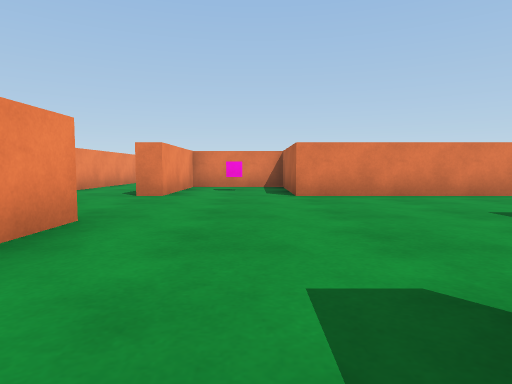
view 1 (above)

24 first-person views from a walk through a scene from a Unity 3-D project. The camera is 0.51 m above the floor, tilts 4° down and sees 75° across. The floor is counted in squares, 1 m on a side. Each view is taken from the middle of a square. On the plan, view 1 faces up. The plan holds only what a view shows up to about 9 squares ahead; the rest is blank. The place goes on beyond the plan. The player is left out.

view 2
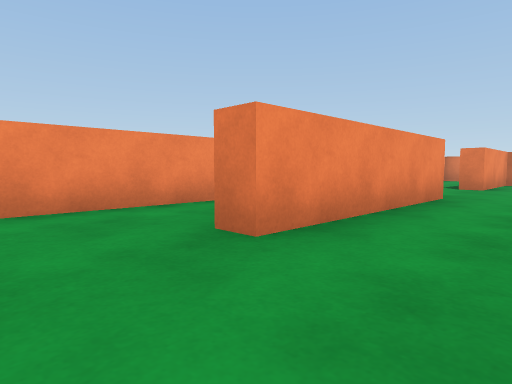

view 3
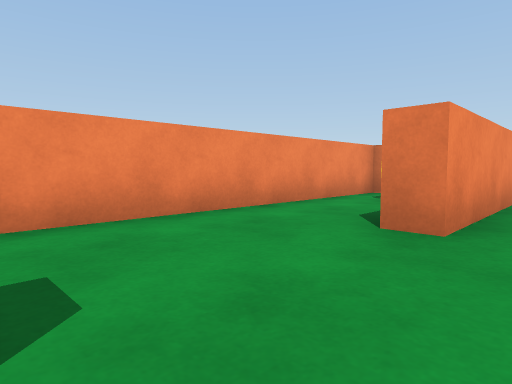

view 4
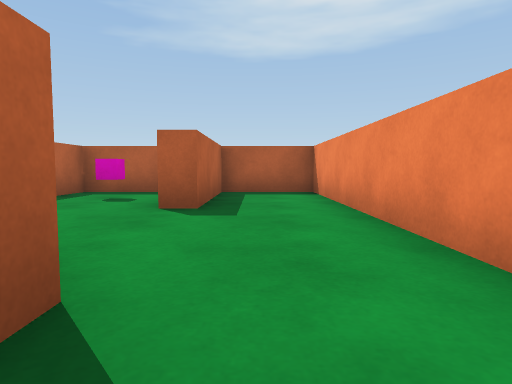

view 5
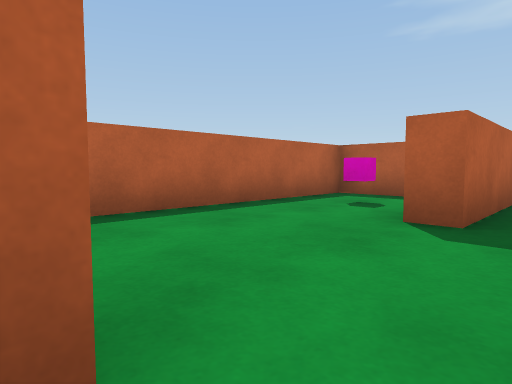

view 6
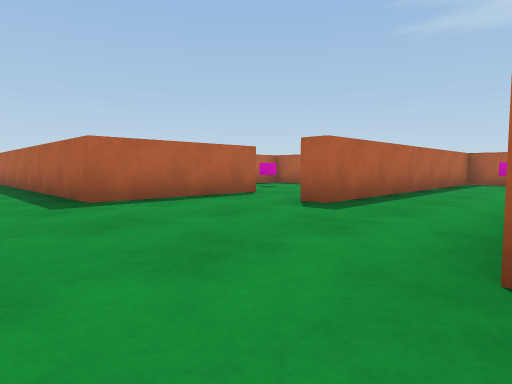

view 7
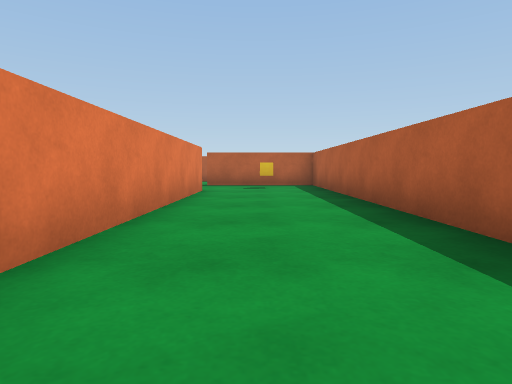

view 8
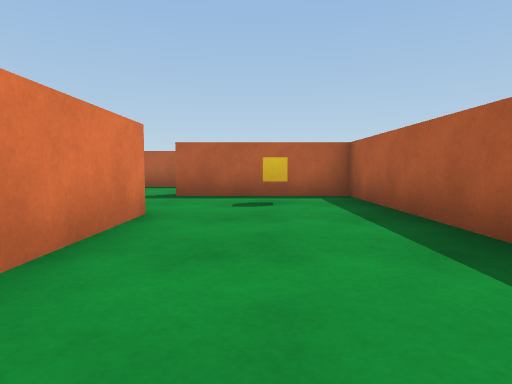

view 9
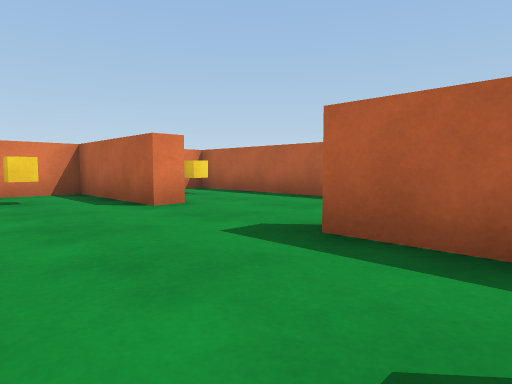

view 10
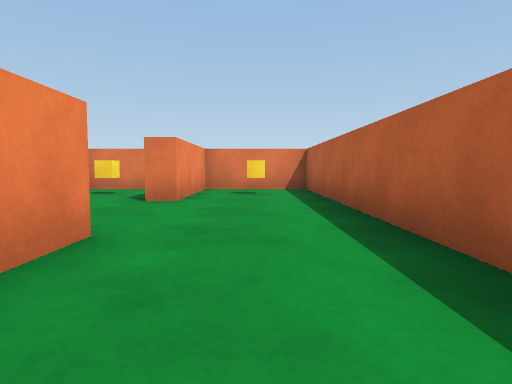

view 11
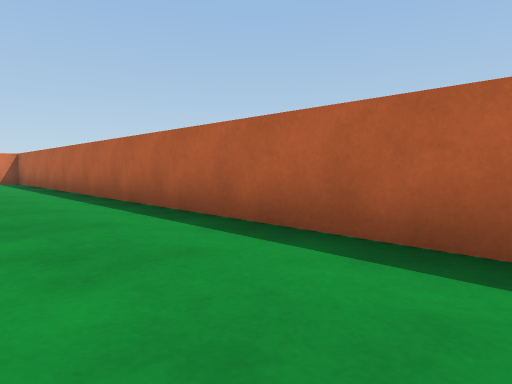

view 12
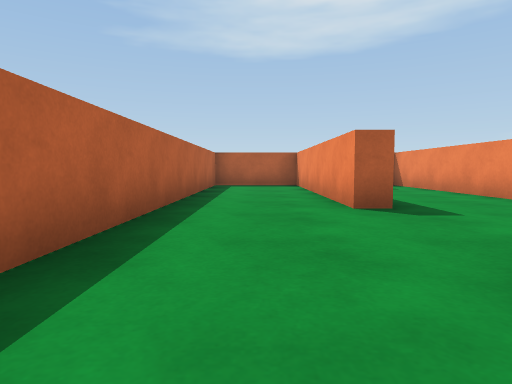

view 13
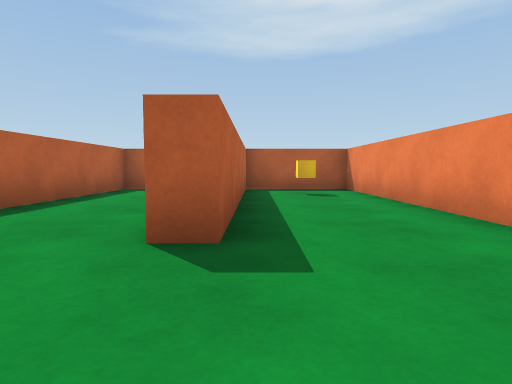

view 14
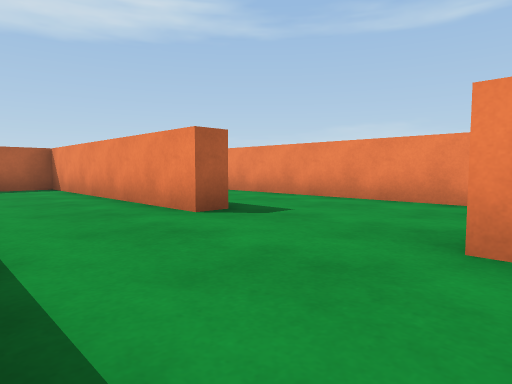

view 15
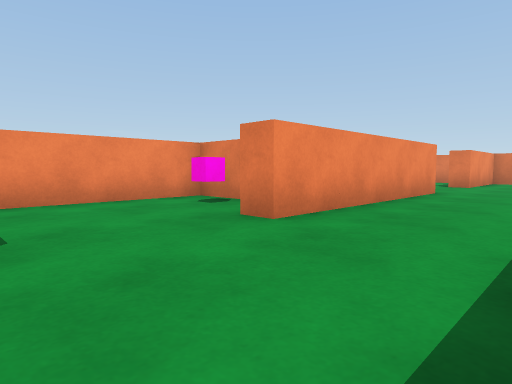

view 16
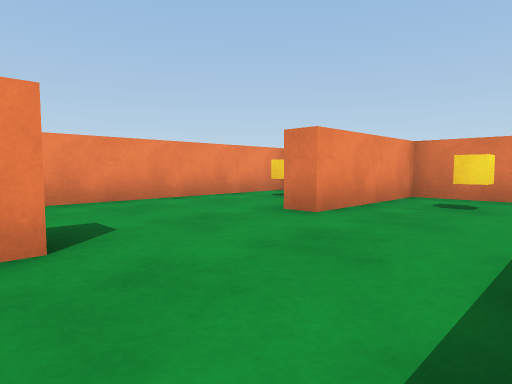

view 17
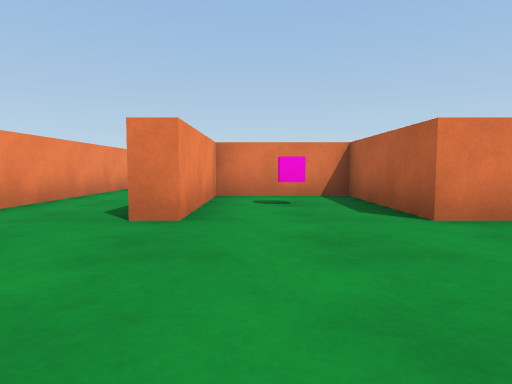

view 18
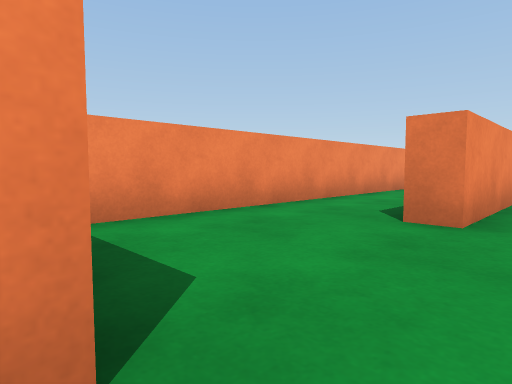

view 19
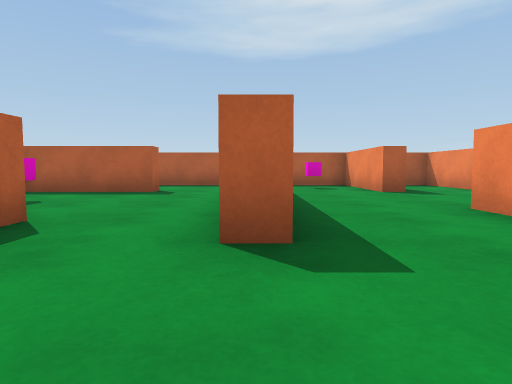

view 20
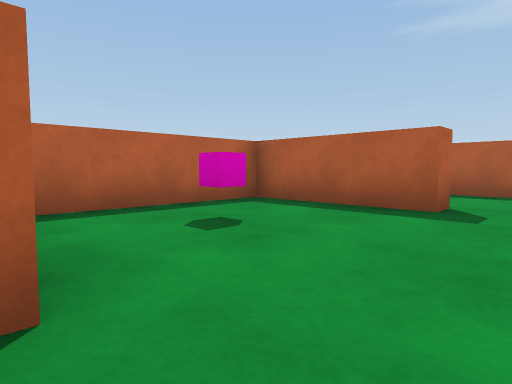

view 21
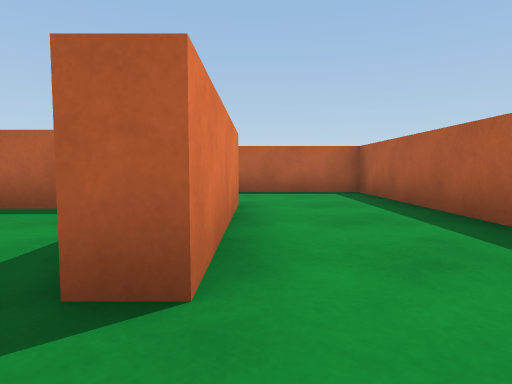

view 22
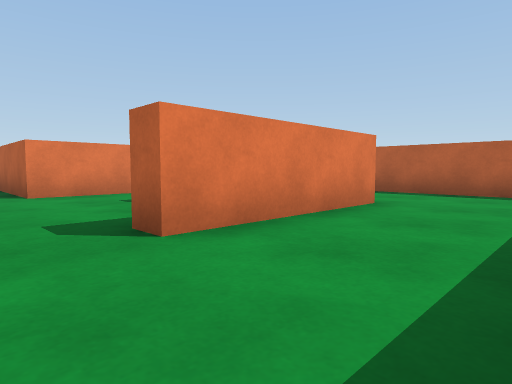

view 23
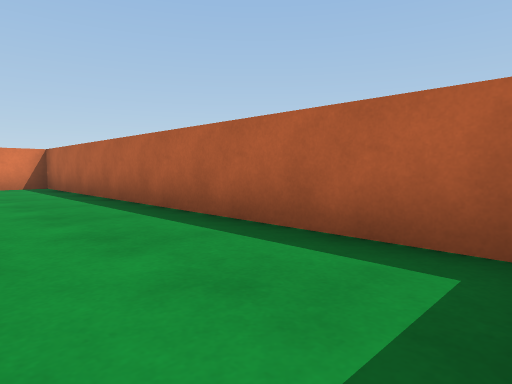

view 24
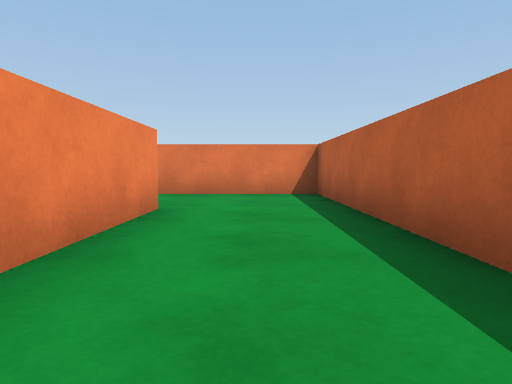

### Floor plan
Points are (right, up) in squares from view 1. A wall is a line through its corners. A room is listed if a view was taken in it or the views show most of it. See-through windows are left out.
Room 1 (views 1, 2, 3, 4, 5)
walls: (-1.7, 0.5) (-1.7, -1.2) (-2.3, -1.2) (-2.3, -0.9); (-0.9, -7.3) (0.7, -7.3) (0.7, 0.7); (-4.2, 2.9) (-4.2, -7.3) (-2.3, -7.3) (-2.3, -4.3) (-1.7, -4.3) (-1.7, -6.1)
ways out: opening at (-0.5, -0.5) to room 2
objects: pink cube (-1, -6)
Room 2 (views 6, 7, 8, 9, 10, 11, 12, 13, 14, 15, 16, 17, 18, 19, 20)
walls: (9.8, 6.2) (0.7, 6.2) (0.7, 9.3) (-1.7, 9.3) (-1.7, 6.2) (-2.2, 6.2); (10.9, 2.7) (9.7, 2.7) (9.7, -7.3) (12.2, -7.3); (12.8, 6.6) (12.8, 1.5) (12.2, 1.5); (3.2, -0.3) (3.2, 3.2) (12.3, 3.2) (12.3, 6.5); (0.7, 0.7) (1.2, 0.7); (-1.7, 3.4) (-1.7, 0.5); (12.3, -6.8) (12.3, -1.2) (12.8, -1.2) (12.8, -7.3) (15.3, -7.3) (15.3, 12.2) (12.8, 12.2) (12.8, 9.3) (12.3, 9.3) (12.3, 12.2) (9.7, 12.2) (9.7, 7.1); (-4.2, 9.5) (-4.2, 4)
ways out: opening at (-0.5, -0.5) to room 1; opening at (2.5, 0) to room 3
objects: pink cube (-1, 8); cube (11, -6); pink cube (11, 2); cube (11, 5); cube (11, 11); cube (14, 11)
Room 3 (view 21)
walls: (3.2, -4.8) (3.2, -4.3) (6.2, -4.3) (6.2, -0.8); (5.1, -0.3) (3.2, -0.3)
ways out: opening at (2.5, 0) to room 2; opening at (2.5, -5) to room 4
objects: pink cube (5, -2)
Room 4 (views 22, 23, 24)
walls: (6.9, -4.8) (3.2, -4.8); (6.8, 0.2) (6.8, -2.5); (2.9, -7.3) (9.3, -7.3) (9.3, 2.7) (6, 2.7)
ways out: opening at (2.5, -5) to room 3

Where each view was taken, in squares from view 1:
view 1: 0 up, 0 right, facing up
view 2: 3 down, 0 right, facing up-left
view 3: 4 down, 1 left, facing up-left
view 4: 0 up, 3 left, facing down
view 5: 1 down, 3 left, facing down-right
view 6: 5 up, 2 left, facing down-right
view 7: 5 up, 2 right, facing right
view 8: 5 up, 6 right, facing right
view 9: 5 up, 10 right, facing up-right
view 10: 4 up, 14 right, facing up
view 11: 1 down, 13 right, facing up-right
view 12: 3 up, 14 right, facing down
view 13: 1 up, 12 right, facing down
view 14: 2 up, 15 right, facing down-left
view 15: 1 down, 15 right, facing up-left
view 16: 6 up, 15 right, facing up-left
view 17: 3 up, 1 left, facing up
view 18: 3 up, 1 left, facing up-left
view 19: 3 up, 1 right, facing down
view 20: 0 up, 2 right, facing down-right
view 21: 5 down, 2 right, facing right
view 22: 7 down, 2 right, facing up-right
view 23: 7 down, 7 right, facing up-right
view 24: 4 down, 8 right, facing up
